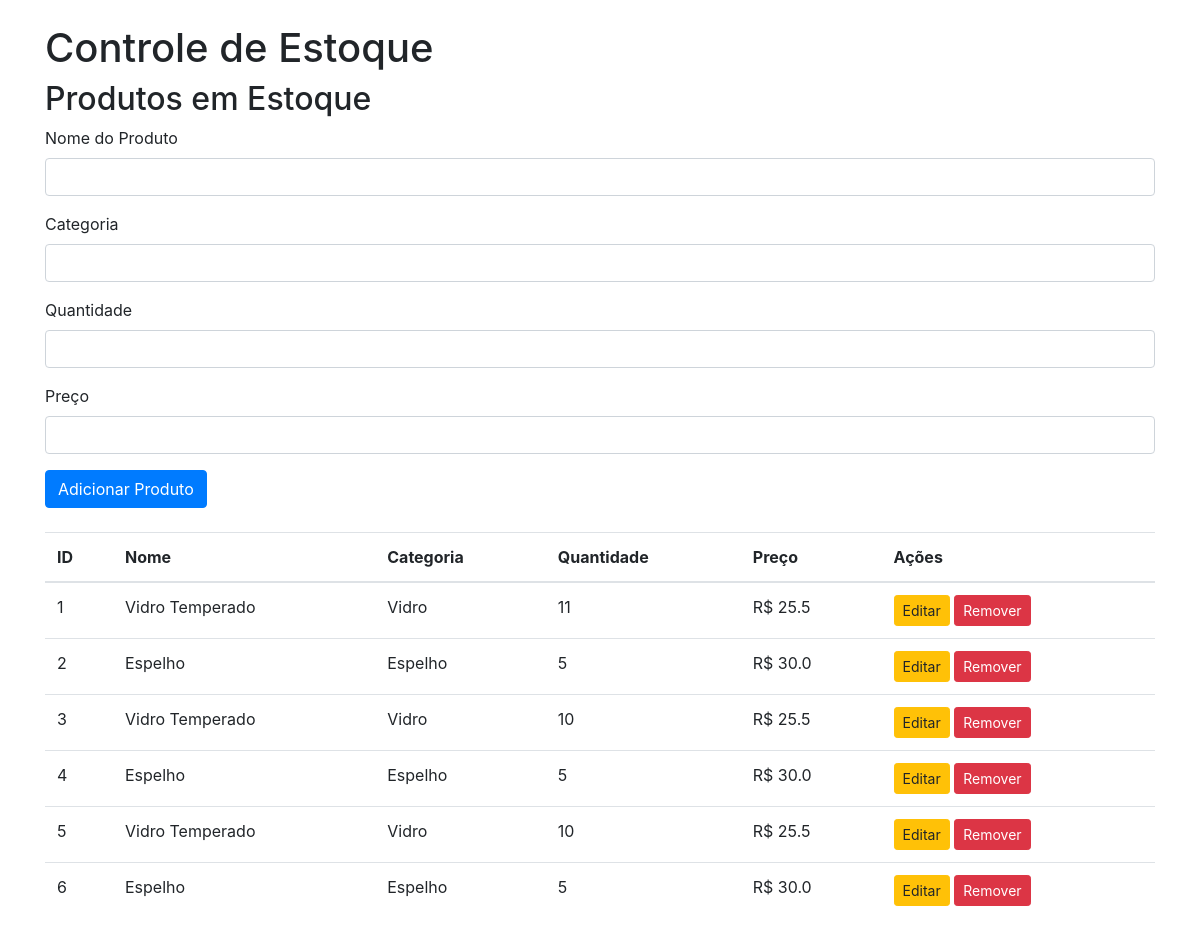
The page / on the database its author committed.
### tables this page shows
CREATE TABLE produtos (
    id INTEGER PRIMARY KEY AUTOINCREMENT,
    nome TEXT NOT NULL,
    categoria TEXT NOT NULL,
    quantidade INTEGER NOT NULL,
    preco REAL NOT NULL
);

### app.py (the view)
@app.route('/')
def index():
    produtos = listar_produtos()
    return render_template('index.html', produtos=produtos)

### estoque.py (called while the page is built)
def conectar_db():
    conn = sqlite3.connect('estoque.db')
    return conn

def listar_produtos():
    conn = conectar_db()
    cursor = conn.cursor()
    cursor.execute('SELECT * FROM produtos')
    produtos = cursor.fetchall()
    conn.close()
    return produtos

### templates/index.html
{% extends 'base.html' %}
{% block content %}
<h2>Produtos em Estoque</h2>
<form method="POST" action="/adicionar">
    <div class="mb-3">
        <label for="nome" class="form-label">Nome do Produto</label>
        <input type="text" class="form-control" name="nome" required>
    </div>
    <div class="mb-3">
        <label for="categoria" class="form-label">Categoria</label>
        <input type="text" class="form-control" name="categoria" required>
    </div>
    <div class="mb-3">
        <label for="quantidade" class="form-label">Quantidade</label>
        <input type="number" class="form-control" name="quantidade" required>
    </div>
    <div class="mb-3">
        <label for="preco" class="form-label">Preço</label>
        <input type="number" step="0.01" class="form-control" name="preco" required>
    </div>
    <button type="submit" class="btn btn-primary">Adicionar Produto</button>
</form>
<table class="table mt-4">
    <thead>
        <tr>
            <th>ID</th>
            <th>Nome</th>
            <th>Categoria</th>
            <th>Quantidade</th>
            <th>Preço</th>
            <th>Ações</th>
        </tr>
    </thead>
    <tbody>
        {% for produto in produtos %}
        <tr>
            <td>{{ produto[0] }}</td>
            <td>{{ produto[1] }}</td>
            <td>{{ produto[2] }}</td>
            <td>{{ produto[3] }}</td>
            <td>R$ {{ produto[4] }}</td>
            <td>
                <a href="/editar/{{ produto[0] }}" class="btn btn-warning btn-sm">Editar</a>
                <a href="/remover/{{ produto[0] }}" class="btn btn-danger btn-sm">Remover</a>
            </td>
        </tr>
        {% endfor %}
    </tbody>
</table>
{% endblock %}

### templates/base.html (shortened to what this page needs)
<!DOCTYPE html>
<html lang="pt-BR">
<head>
    <link rel="stylesheet" href="https://stackpath.bootstrapcdn.com/bootstrap/4.5.2/css/bootstrap.min.css">
</head>
<body>
    <div class="container">
        <h1 class="mt-4">Controle de Estoque</h1>
        {% block content %}{% endblock %}
    </div>
</body>
</html>

### rows shown on the page
produtos: id "1", nome "Vidro Temperado", categoria "Vidro", quantidade "11", preco "25.5"
produtos: id "2", nome "Espelho", categoria "Espelho", quantidade "5", preco "30.0"
produtos: id "3", nome "Vidro Temperado", categoria "Vidro", quantidade "10", preco "25.5"
produtos: id "4", nome "Espelho", categoria "Espelho", quantidade "5", preco "30.0"
produtos: id "5", nome "Vidro Temperado", categoria "Vidro", quantidade "10", preco "25.5"
produtos: id "6", nome "Espelho", categoria "Espelho", quantidade "5", preco "30.0"
